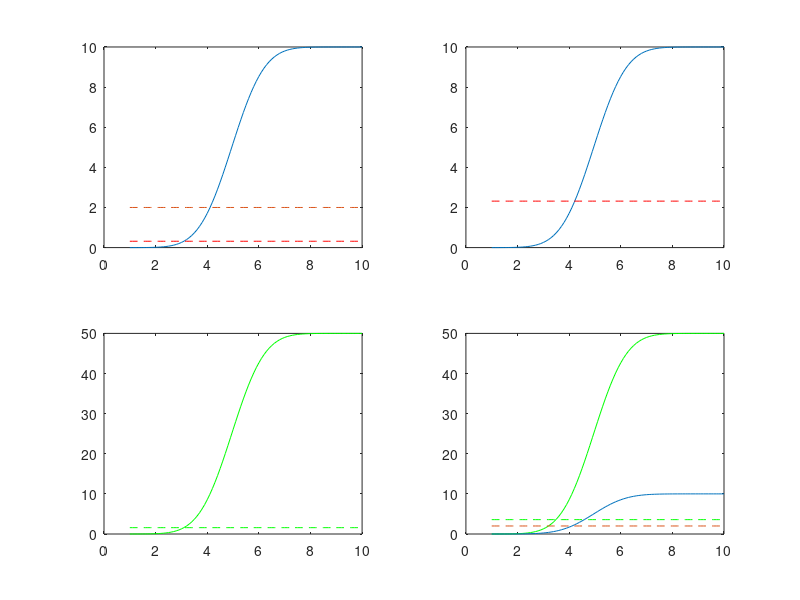

This chart was generated by the following MATLAB code:
% signal and noise simulation

Stim = [1:.1:10] ;
RspHalfMax = 5 ;
RspStd = 1 ;
RspMax = 10 ;

BgStd = 2 ;
NumReceptors = 40 ;
gainConstant = 5 ;

RspMean =  cumsum(exp(-((Stim-RspHalfMax).^2)/(2*RspStd^2))) ;
RspMean = RspMax*RspMean/max(RspMean) ;

BgStd2 = BgStd/sqrt(NumReceptors) ; % averaging

BgStd3 = BgStd2 + BgStd ; % added noise

BgStd4 = BgStd2*gainConstant ; % multiplication

BgStd5 = BgStd4 + BgStd ; % added noise

RspMean2 = RspMean*gainConstant ; % multiplication


figure
subplot(2,2,1)
plot(Stim,RspMean)
hold on
plot(Stim,Stim*0+BgStd,'--')
plot(Stim,Stim*0+BgStd2,'r--')

subplot(2,2,2)
plot(Stim,RspMean)
hold on
plot(Stim,Stim*0+BgStd3,'r--')

subplot(2,2,3)
plot(Stim,RspMean2,'g')
hold on
plot(Stim,Stim*0+BgStd4,'g--')

subplot(2,2,4)
plot(Stim,RspMean2,'g')
hold on
plot(Stim,Stim*0+BgStd5,'g--')
plot(Stim,RspMean)
plot(Stim,Stim*0+BgStd,'--')
